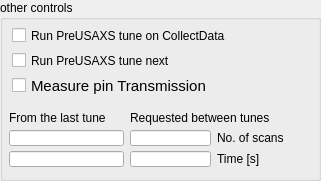
   <widget class="QGroupBox" name="groupBox_14">
    <property name="geometry">
     <rect>
      <x>399</x>
      <y>600</y>
      <width>321</width>
      <height>181</height>
     </rect>
    </property>
    <property name="title">
     <string>other controls</string>
    </property>
    <widget class="caToggleButton" name="catogglebutton">
     <property name="geometry">
      <rect>
       <x>12</x>
       <y>51</y>
       <width>290</width>
       <height>19</height>
      </rect>
     </property>
     <property name="sizePolicy">
      <sizepolicy hsizetype="Minimum" vsizetype="Fixed">
       <horstretch>0</horstretch>
       <verstretch>0</verstretch>
      </sizepolicy>
     </property>
     <property name="text">
      <string>Run PreUSAXS tune next</string>
     </property>
     <property name="channel" stdset="0">
      <string notr="true">9idcLAX:USAXS:RunPreUSAXStuneNext</string>
     </property>
    </widget>
    <widget class="caToggleButton" name="catogglebutton_2">
     <property name="geometry">
      <rect>
       <x>12</x>
       <y>26</y>
       <width>290</width>
       <height>19</height>
      </rect>
     </property>
     <property name="sizePolicy">
      <sizepolicy hsizetype="Minimum" vsizetype="Fixed">
       <horstretch>0</horstretch>
       <verstretch>0</verstretch>
      </sizepolicy>
     </property>
     <property name="text">
      <string>Run PreUSAXS tune on CollectData</string>
     </property>
     <property name="channel" stdset="0">
      <string notr="true">9idcLAX:USAXS:RunPreUSAXStuneOnQdo</string>
     </property>
    </widget>
    <widget class="caToggleButton" name="catogglebutton_3">
     <property name="enabled">
      <bool>true</bool>
     </property>
     <property name="geometry">
      <rect>
       <x>12</x>
       <y>76</y>
       <width>290</width>
       <height>19</height>
      </rect>
     </property>
     <property name="sizePolicy">
      <sizepolicy hsizetype="Minimum" vsizetype="Fixed">
       <horstretch>0</horstretch>
       <verstretch>0</verstretch>
      </sizepolicy>
     </property>
     <property name="maximumSize">
      <size>
       <width>16777215</width>
       <height>16777215</height>
      </size>
     </property>
     <property name="font">
      <font>
       <pointsize>11</pointsize>
      </font>
     </property>
     <property name="text">
      <string>Measure pin Transmission</string>
     </property>
     <property name="channel" stdset="0">
      <string notr="true">9idcLAX:USAXS:TR_MeasurePinTrans</string>
     </property>
    </widget>
    <widget class="caTextEntry" name="catextentry_84">
     <property name="geometry">
      <rect>
       <x>130</x>
       <y>130</y>
       <width>81</width>
       <height>16</height>
      </rect>
     </property>
     <property name="channel" stdset="0">
      <string notr="true">9idcLAX:USAXS:ReqNumScansBetweenTune</string>
     </property>
     <property name="foreground">
      <color>
       <red>0</red>
       <green>0</green>
       <blue>0</blue>
      </color>
     </property>
     <property name="background">
      <color>
       <red>115</red>
       <green>215</green>
       <blue>253</blue>
      </color>
     </property>
     <property name="colorMode">
      <enum>caLineEdit::Static</enum>
     </property>
    </widget>
    <widget class="QLabel" name="label_86">
     <property name="geometry">
      <rect>
       <x>217</x>
       <y>151</y>
       <width>50</width>
       <height>16</height>
      </rect>
     </property>
     <property name="text">
      <string>Time [s]</string>
     </property>
    </widget>
    <widget class="QLabel" name="label_84">
     <property name="geometry">
      <rect>
       <x>9</x>
       <y>110</y>
       <width>115</width>
       <height>16</height>
      </rect>
     </property>
     <property name="text">
      <string>From the last tune</string>
     </property>
    </widget>
    <widget class="caTextEntry" name="catextentry_83">
     <property name="geometry">
      <rect>
       <x>130</x>
       <y>151</y>
       <width>81</width>
       <height>16</height>
      </rect>
     </property>
     <property name="channel" stdset="0">
      <string notr="true">9idcLAX:USAXS:ReqTimeBetweenTune</string>
     </property>
     <property name="foreground">
      <color>
       <red>0</red>
       <green>0</green>
       <blue>0</blue>
      </color>
     </property>
     <property name="background">
      <color>
       <red>115</red>
       <green>215</green>
       <blue>253</blue>
      </color>
     </property>
     <property name="colorMode">
      <enum>caLineEdit::Static</enum>
     </property>
    </widget>
    <widget class="QLabel" name="label_83">
     <property name="geometry">
      <rect>
       <x>130</x>
       <y>110</y>
       <width>165</width>
       <height>16</height>
      </rect>
     </property>
     <property name="text">
      <string>Requested between tunes</string>
     </property>
    </widget>
    <widget class="QLabel" name="label_85">
     <property name="geometry">
      <rect>
       <x>217</x>
       <y>130</y>
       <width>78</width>
       <height>16</height>
      </rect>
     </property>
     <property name="text">
      <string>No. of scans</string>
     </property>
    </widget>
    <widget class="caTextEntry" name="catextentry_82">
     <property name="geometry">
      <rect>
       <x>9</x>
       <y>151</y>
       <width>115</width>
       <height>16</height>
      </rect>
     </property>
     <property name="channel" stdset="0">
      <string notr="true">9idcLAX:USAXS:EPOCHTimeOfLastTune</string>
     </property>
     <property name="foreground">
      <color>
       <red>0</red>
       <green>0</green>
       <blue>0</blue>
      </color>
     </property>
     <property name="background">
      <color>
       <red>115</red>
       <green>215</green>
       <blue>253</blue>
      </color>
     </property>
     <property name="colorMode">
      <enum>caLineEdit::Static</enum>
     </property>
    </widget>
    <widget class="caTextEntry" name="catextentry_81">
     <property name="enabled">
      <bool>true</bool>
     </property>
     <property name="geometry">
      <rect>
       <x>9</x>
       <y>130</y>
       <width>115</width>
       <height>16</height>
      </rect>
     </property>
     <property name="channel" stdset="0">
      <string notr="true">9idcLAX:USAXS:NumScansFromLastTune</string>
     </property>
     <property name="foreground">
      <color>
       <red>0</red>
       <green>0</green>
       <blue>0</blue>
      </color>
     </property>
     <property name="background">
      <color>
       <red>115</red>
       <green>215</green>
       <blue>253</blue>
      </color>
     </property>
     <property name="colorMode">
      <enum>caLineEdit::Static</enum>
     </property>
    </widget>
   </widget>
